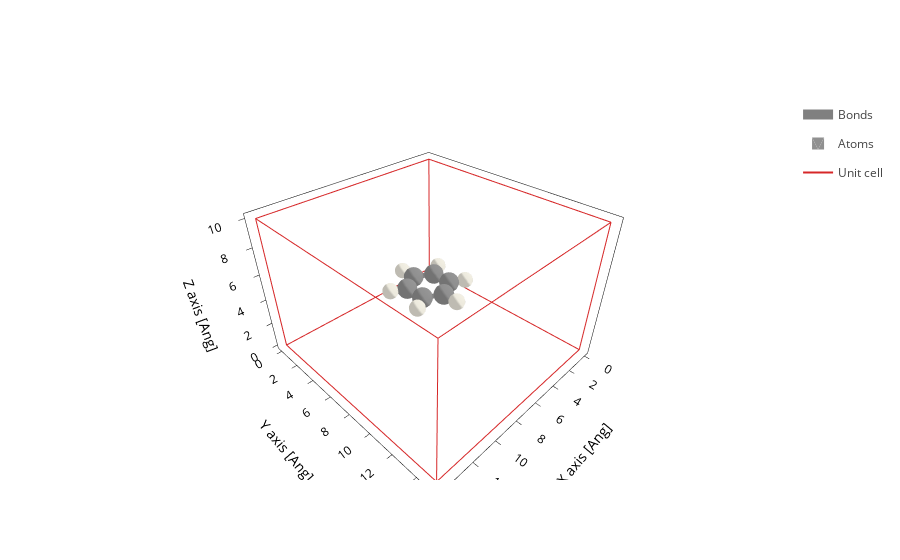

The cell this chart's notebook holds for it:
### Code cell
ben_centered.plot()

### Figure 1 — Plotly figure (JSON) as saved in the notebook; plotly's stock layout.template omitted (floating-point values rounded to 4 significant figures; data arrays with more than 128 entries replaced by an {"elided": "..."} marker saying what was removed)
{"data": [{"line": {"color": "gray", "width": 10}, "meta": {}, "mode": "lines", "name": "Bonds", "opacity": 1, "type": "scatter3d", "x": {"elided": "252 float values"}, "y": {"elided": "252 float values"}, "z": {"elided": "252 float values"}}, {"alphahull": 0, "color": "#909090", "hovertemplate": "%{meta.position}", "legendgroup": "Atoms", "meta": {"meta": {"Atoms_i": 0}, "position": "(8.23, 7.71, 5.00)"}, "name": "Atoms", "opacity": 1, "showlegend": true, "showscale": false, "type": "mesh3d", "x": {"elided": "225 float values"}, "y": {"elided": "225 float values"}, "z": {"elided": "225 float values"}}, {"alphahull": 0, "color": "#EDEADE", "hovertemplate": "%{meta.position}", "legendgroup": "Atoms", "meta": {"meta": {"Atoms_i": 1}, "position": "(9.20, 8.27, 5.00)"}, "name": "Atoms", "opacity": 1, "showlegend": false, "showscale": false, "type": "mesh3d", "x": {"elided": "225 float values"}, "y": {"elided": "225 float values"}, "z": {"elided": "225 float values"}}, {"alphahull": 0, "color": "#909090", "hovertemplate": "%{meta.position}", "legendgroup": "Atoms", "meta": {"meta": {"Atoms_i": 2}, "position": "(7.00, 8.42, 5.00)"}, "name": "Atoms", "opacity": 1, "showlegend": false, "showscale": false, "type": "mesh3d", "x": {"elided": "225 float values"}, "y": {"elided": "225 float values"}, "z": {"elided": "225 float values"}}, {"alphahull": 0, "color": "#EDEADE", "hovertemplate": "%{meta.position}", "legendgroup": "Atoms", "meta": {"meta": {"Atoms_i": 3}, "position": "(7.00, 9.54, 5.00)"}, "name": "Atoms", "opacity": 1, "showlegend": false, "showscale": false, "type": "mesh3d", "x": {"elided": "225 float values"}, "y": {"elided": "225 float values"}, "z": {"elided": "225 float values"}}, {"alphahull": 0, "color": "#909090", "hovertemplate": "%{meta.position}", "legendgroup": "Atoms", "meta": {"meta": {"Atoms_i": 4}, "position": "(5.77, 7.71, 5.00)"}, "name": "Atoms", "opacity": 1, "showlegend": false, "showscale": false, "type": "mesh3d", "x": {"elided": "225 float values"}, "y": {"elided": "225 float values"}, "z": {"elided": "225 float values"}}, {"alphahull": 0, "color": "#EDEADE", "hovertemplate": "%{meta.position}", "legendgroup": "Atoms", "meta": {"meta": {"Atoms_i": 5}, "position": "(4.80, 8.27, 5.00)"}, "name": "Atoms", "opacity": 1, "showlegend": false, "showscale": false, "type": "mesh3d", "x": {"elided": "225 float values"}, "y": {"elided": "225 float values"}, "z": {"elided": "225 float values"}}, {"alphahull": 0, "color": "#909090", "hovertemplate": "%{meta.position}", "legendgroup": "Atoms", "meta": {"meta": {"Atoms_i": 6}, "position": "(5.77, 6.29, 5.00)"}, "name": "Atoms", "opacity": 1, "showlegend": false, "showscale": false, "type": "mesh3d", "x": {"elided": "225 float values"}, "y": {"elided": "225 float values"}, "z": {"elided": "225 float values"}}, {"alphahull": 0, "color": "#EDEADE", "hovertemplate": "%{meta.position}", "legendgroup": "Atoms", "meta": {"meta": {"Atoms_i": 7}, "position": "(4.80, 5.73, 5.00)"}, "name": "Atoms", "opacity": 1, "showlegend": false, "showscale": false, "type": "mesh3d", "x": {"elided": "225 float values"}, "y": {"elided": "225 float values"}, "z": {"elided": "225 float values"}}, {"alphahull": 0, "color": "#909090", "hovertemplate": "%{meta.position}", "legendgroup": "Atoms", "meta": {"meta": {"Atoms_i": 8}, "position": "(7.00, 5.58, 5.00)"}, "name": "Atoms", "opacity": 1, "showlegend": false, "showscale": false, "type": "mesh3d", "x": {"elided": "225 float values"}, "y": {"elided": "225 float values"}, "z": {"elided": "225 float values"}}, {"alphahull": 0, "color": "#EDEADE", "hovertemplate": "%{meta.position}", "legendgroup": "Atoms", "meta": {"meta": {"Atoms_i": 9}, "position": "(7.00, 4.46, 5.00)"}, "name": "Atoms", "opacity": 1, "showlegend": false, "showscale": false, "type": "mesh3d", "x": {"elided": "225 float values"}, "y": {"elided": "225 float values"}, "z": {"elided": "225 float values"}}, {"alphahull": 0, "color": "#909090", "hovertemplate": "%{meta.position}", "legendgroup": "Atoms", "meta": {"meta": {"Atoms_i": 10}, "position": "(8.23, 6.29, 5.00)"}, "name": "Atoms", "opacity": 1, "showlegend": false, "showscale": false, "type": "mesh3d", "x": {"elided": "225 float values"}, "y": {"elided": "225 float values"}, "z": {"elided": "225 float values"}}, {"alphahull": 0, "color": "#EDEADE", "hovertemplate": "%{meta.position}", "legendgroup": "Atoms", "meta": {"meta": {"Atoms_i": 11}, "position": "(9.20, 5.73, 5.00)"}, "name": "Atoms", "opacity": 1, "showlegend": false, "showscale": false, "type": "mesh3d", "x": {"elided": "225 float values"}, "y": {"elided": "225 float values"}, "z": {"elided": "225 float values"}}, {"meta": {}, "mode": "lines", "name": "Unit cell", "type": "scatter3d", "x": [0.0, 0.0, 14.4, 14.4, 0.0, 0.0, NaN, 0.0, 0.0, 0.0, 14.4, 14.4, 0.0, NaN, 14.4, 14.4, NaN, 14.4, 14.4], "y": [0.0, 15.08, 15.08, 15.08, 15.08, 15.08, NaN, 15.08, 0.0, 0.0, 0.0, 0.0, 0.0, NaN, 15.08, 0.0, NaN, 15.08, 0.0], "z": [0.0, 0.0, 0.0, 10.0, 10.0, 0.0, NaN, 10.0, 10.0, 0.0, 0.0, 10.0, 10.0, NaN, 0.0, 0.0, NaN, 10.0, 10.0]}], "layout": {"autosize": true, "scene": {"aspectmode": "data", "aspectratio": {"x": 1.112, "y": 1.165, "z": 0.7723}, "xaxis": {"title": {"text": "X axis [Ang]"}, "type": "linear"}, "yaxis": {"title": {"text": "Y axis [Ang]"}, "type": "linear"}, "zaxis": {"title": {"text": "Z axis [Ang]"}, "type": "linear"}}, "xaxis": {"scaleanchor": "y", "scaleratio": 1, "title": {"text": "X axis [Ang]"}}, "yaxis": {"title": {"text": "Y axis [Ang]"}}}}
